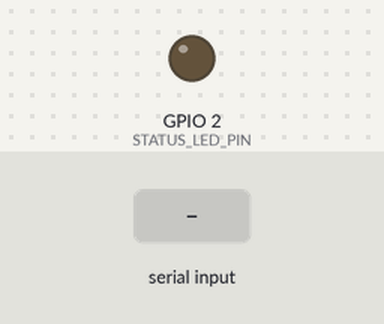
Simulated run of this sketch. Board: ESP32. Parts: output pins drawn as LEDs (lit = HIGH). The test bench sets the inputs (shaded band). WiFi joins after 1.5 s; servers stay silent unless stated; what the sketch prints to the serial monitor is not drawn.

Above: at 12.7 s.
12.8 s: "INIT_MASTER\n" received over the second serial link
At 13.9 s:
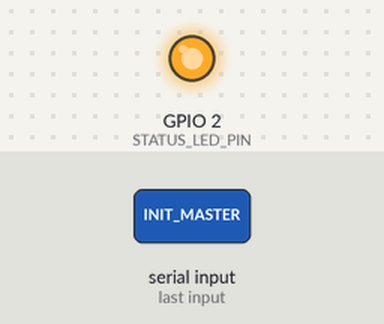
14.3 s: "SLAVE_READY\n" received over the second serial link
15.8 s: "MASTER_DATA:\n" received over the second serial link
Timing chart, 0 to 18.8 s (numbered marks = the images above; inputs shaded):
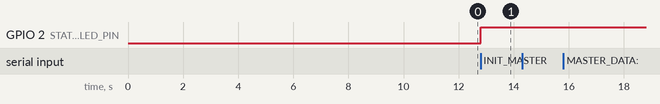

Measured:
- after the input at 12.8 s, GPIO 2 (STATUS_LED_PIN): LOW → HIGH at once
- after the input at 14.3 s, every drawn part: stays the same
- after the input at 15.8 s, every drawn part: stays the same

The sketch:

ESP32___________.ino
```cpp
/*
 * ESP32 通信桥接模块 - 主设备版本
 * 功能：连接Mega2560主设备，实现无线数据同步
 * 架构：Mega2560主设备 ←→ ESP32 ←→ WiFi/UDP ←→ ESP32 ←→ Mega2560从设备
 */

#include <WiFi.h>
#include <WiFiUDP.h>
#include <ArduinoJson.h>

// WiFi配置 - 主设备配置
const char* ssid = "ESP32_A";
const char* password = "12345678";

// UDP配置
WiFiUDP udp;
const int udp_port = 1234;
IPAddress target_ip(192, 168, 1, 102); // 目标ESP32的IP地址（从设备）

// 串口配置
#define MEGA_TX_PIN 1      // ESP32 TX
#define MEGA_RX_PIN 3      // ESP32 RX
#define STATUS_LED_PIN 2   // 状态指示

// 在ESP32上使用Serial1与Mega2560通信
#define megaSerial Serial1

// 系统状态
bool wifiConnected = false;
bool megaConnected = false;
bool remoteConnected = false;
unsigned long lastHeartbeat = 0;
unsigned long lastDataSync = 0;

// 数据缓存
String lastMasterData = "";
String lastSlaveData = "";
unsigned long lastMasterUpdate = 0;
unsigned long lastSlaveUpdate = 0;

void setup() {
  Serial.begin(115200);
  megaSerial.begin(115200, SERIAL_8N1, MEGA_RX_PIN, MEGA_TX_PIN);

  // 初始化引脚
  pinMode(STATUS_LED_PIN, OUTPUT);
  digitalWrite(STATUS_LED_PIN, LOW);

  Serial.println("==========================================");
  Serial.println("ESP32 通信桥接模块启动 - 主设备");
  Serial.println("==========================================");

  // 连接WiFi
  connectToWiFi();

  // 初始化与Mega2560的通信
  initMegaCommunication();

  Serial.println("ESP32桥接模块初始化完成！");
}

void loop() {
  // 处理WiFi连接
  handleWiFiConnection();

  // 处理与Mega2560的通信
  handleMegaCommunication();

  // 处理UDP通信
  handleUDPCommunication();

  // 发送心跳
  sendHeartbeat();

  // 同步数据
  syncData();

  delay(10);
}

// 连接WiFi
void connectToWiFi() {
  WiFi.begin(ssid, password);
  Serial.print("正在连接WiFi...");

  int attempts = 0;
  while (WiFi.status() != WL_CONNECTED && attempts < 20) {
    delay(500);
    Serial.print(".");
    attempts++;
  }

  if (WiFi.status() == WL_CONNECTED) {
    wifiConnected = true;
    Serial.println();
    Serial.println("WiFi连接成功！");
    Serial.print("IP地址: ");
    Serial.println(WiFi.localIP());

    // 启动UDP
    udp.begin(udp_port);
    Serial.println("UDP服务器已启动，端口: " + String(udp_port));
  } else {
    wifiConnected = false;
    Serial.println();
    Serial.println("WiFi连接失败！");
  }
}

// 初始化Mega2560通信
void initMegaCommunication() {
  Serial.println("初始化Mega2560通信...");

  // 发送初始化响应
  megaSerial.println("ESP32_READY");
  Serial.println("发送ESP32_READY到Mega2560");

  // 等待Mega2560响应
  unsigned long timeout = millis() + 10000;
  while (millis() < timeout) {
    if (megaSerial.available()) {
      String response = megaSerial.readStringUntil('\n');
      response.trim();

      Serial.println("收到Mega2560消息: " + response);

      if (response == "INIT_MASTER" || response == "SLAVE_READY") {
        megaConnected = true;
        digitalWrite(STATUS_LED_PIN, HIGH);
        Serial.println("Mega2560连接成功！");
        return;
      }
    }
    delay(100);
  }

  megaConnected = false;
  digitalWrite(STATUS_LED_PIN, LOW);
  Serial.println("Mega2560连接超时！");
}

// 处理WiFi连接
void handleWiFiConnection() {
  if (WiFi.status() != WL_CONNECTED) {
    if (wifiConnected) {
      wifiConnected = false;
      remoteConnected = false;
      Serial.println("WiFi连接断开！");
    }
    connectToWiFi();
  }
}

// 处理Mega2560通信
void handleMegaCommunication() {
  if (megaSerial.available()) {
    String data = megaSerial.readStringUntil('\n');
    data.trim();

    Serial.println("收到Mega2560数据: " + data);

    // 处理不同类型的数据
    if (data.startsWith("MASTER_DATA:")) {
      handleMasterData(data);
    } else if (data.startsWith("SLAVE_STATUS:") || data.startsWith("SLAVE_DATA:")) {
      handleSlaveData(data);
    } else if (data == "INIT_MASTER" || data == "SLAVE_READY") {
      megaConnected = true;
      digitalWrite(STATUS_LED_PIN, HIGH);
      Serial.println("Mega2560重新连接成功！");
    }
  }
}

// 处理主设备数据
void handleMasterData(String data) {
  lastMasterData = data;
  lastMasterUpdate = millis();

  Serial.println("处理主设备数据: " + data);

  // 通过UDP发送到远程ESP32
  if (wifiConnected && remoteConnected) {
    sendUDPData(data);
  }
}

// 处理从设备数据
void handleSlaveData(String data) {
  lastSlaveData = data;
  lastSlaveUpdate = millis();

  Serial.println("处理从设备数据: " + data);

  // 通过UDP发送到远程ESP32
  if (wifiConnected && remoteConnected) {
    sendUDPData(data);
  }
}

// 处理UDP通信
void handleUDPCommunication() {
  int packetSize = udp.parsePacket();
  if (packetSize) {
    char buffer[1024];
    int len = udp.read(buffer, 1024);
    if (len > 0) {
      buffer[len] = '\0';
      String receivedData = String(buffer);

      Serial.println("收到UDP数据: " + receivedData);

      // 处理远程数据
      if (receivedData.startsWith("MASTER_DATA:")) {
        handleRemoteMasterData(receivedData);
      } else if (receivedData.startsWith("SLAVE_STATUS:") || receivedData.startsWith("SLAVE_DATA:")) {
        handleRemoteSlaveData(receivedData);
      } else if (receivedData == "HEARTBEAT") {
        handleRemoteHeartbeat();
      }
    }
  }
}

// 处理远程主设备数据
void handleRemoteMasterData(String data) {
  Serial.println("收到远程主设备数据: " + data);

  // 转发给本地Mega2560
  if (megaConnected) {
    megaSerial.println(data);
    Serial.println("转发给本地Mega2560: " + data);
  }
}

// 处理远程从设备数据
void handleRemoteSlaveData(String data) {
  Serial.println("收到远程从设备数据: " + data);

  // 转发给本地Mega2560
  if (megaConnected) {
    megaSerial.println(data);
    Serial.println("转发给本地Mega2560: " + data);
  }
}

// 处理远程心跳
void handleRemoteHeartbeat() {
  remoteConnected = true;
  Serial.println("收到远程心跳，连接正常");
}

// 发送UDP数据
void sendUDPData(String data) {
  udp.beginPacket(target_ip, udp_port);
  udp.print(data);
  udp.endPacket();

  Serial.println("发送UDP数据: " + data);
}

// 发送心跳
void sendHeartbeat() {
  if (millis() - lastHeartbeat > 10000) { // 每10秒发送一次
    if (wifiConnected) {
      sendUDPData("HEARTBEAT");
      lastHeartbeat = millis();
    }
  }
}

// 同步数据
void syncData() {
  if (millis() - lastDataSync > 1000) { // 每1秒同步一次
    // 检查主设备数据是否需要同步
    if (lastMasterData.length() > 0 && millis() - lastMasterUpdate < 5000) {
      if (wifiConnected && remoteConnected) {
        sendUDPData(lastMasterData);
      }
    }

    // 检查从设备数据是否需要同步
    if (lastSlaveData.length() > 0 && millis() - lastSlaveUpdate < 5000) {
      if (wifiConnected && remoteConnected) {
        sendUDPData(lastSlaveData);
      }
    }

    lastDataSync = millis();
  }
}

// 获取连接状态
bool isWiFiConnected() {
  return wifiConnected;
}

bool isMegaConnected() {
  return megaConnected;
}

bool isRemoteConnected() {
  return remoteConnected;
}

// 获取系统状态
String getSystemStatus() {
  String status = "WiFi: " + String(wifiConnected ? "已连接" : "未连接") +
                  ", Mega: " + String(megaConnected ? "已连接" : "未连接") +
                  ", 远程: " + String(remoteConnected ? "已连接" : "未连接");
  return status;
}
```
